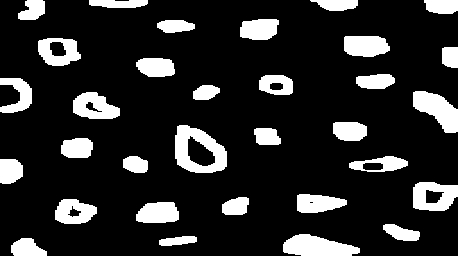
#> input picture images/result_bubbles_original.png(1).jpeg, 458 x 256 px
$ jupyter execute ful_red.ipynb
#> lines starting #> are read from the running program, lines starting #| are printed output that depends on the picture; after the words box and inside, x2 and y2 are one past the last pixel; in counts of white or black regions, pixels touching at a corner belong together
[cell 1]
import cv2
import matplotlib.pyplot as plt
import numpy as np

[cell 2]
img = cv2.imread("images/result_bubbles_original.png(1).jpeg")
#> img is the input picture: shape (256, 458, 3); min 0, max 255, mean 42.1
plt.figure(figsize=(10,10))
plt.imshow(img[...,::-1]);plt.axis('off');

[cell 3]
img_copy = img.copy()
img_gray = cv2.cvtColor(img_copy, cv2.COLOR_BGR2GRAY)
img_blur = cv2.GaussianBlur(img_gray, (5,5), 0)
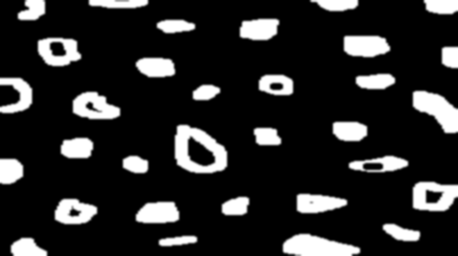
#> img_blur: shape (256, 458); min 0, max 255, mean 42.1
contours, hierarchy = cv2.findContours(img_blur, cv2.RETR_TREE, cv2.CHAIN_APPROX_SIMPLE)
#> contours = 39 contours, 2 with area under 20; largest, box (x1, y1, x2, y2) and area: (173, 123, 229, 175) 2245, (281, 232, 362, 256) 1402, (411, 89, 458, 135) 1330, (411, 180, 458, 213) 1318, (36, 36, 83, 68) 1194

fulls = img_copy.copy()
full_contours = []
if hierarchy is not None:
    hierarchy = hierarchy[0]
    for i, c in enumerate(contours):
        M = cv2.moments(c)
        if M["m00"] != 0:
            cx = int(M["m10"] / M["m00"])
            cy = int(M["m01"] / M["m00"])
            if hierarchy[i][2] == -1:
                if img_blur[cy, cx] > 127:
                    full_contours.append(c)
                    cv2.circle(fulls, (cx, cy), 2, (0, 0, 255), -1)
#> this loop made 39 passes
#> (cx, cy) on passes 1 to 12: (26, 246), (177, 240), (316, 245), (400, 232), (157, 212), (74, 211), (73, 212), (235, 205), (318, 202), (433, 195), (432, 196), (11, 170)
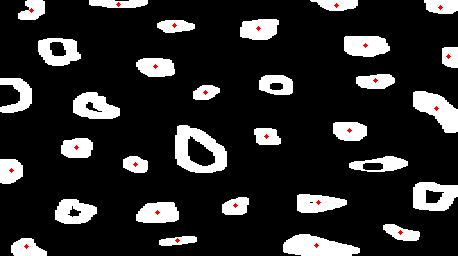
#> fulls: shape (256, 458, 3); 0.27% of pixels changed, all inside (x1, y1, x2, y2) = (9, 2, 451, 249)
#> after the loop, full_contours = 24 contours; largest, box (x1, y1, x2, y2) and area: (281, 232, 362, 256) 1402, (411, 89, 458, 135) 1330, (342, 34, 392, 59) 1046, (134, 200, 181, 225) 972, (295, 192, 349, 215) 954

plt.figure(figsize=(10,10))
draw_full = cv2.drawContours(img_copy.copy(), full_contours, -1, (0,0 ,255), cv2.FILLED)
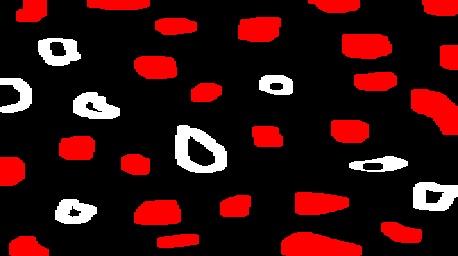
#> draw_full: shape (256, 458, 3); mean B, G, R 14, 14, 53.2
plt.imshow(draw_full[...,::-1]); plt.axis('off'); plt.title("full red ")
